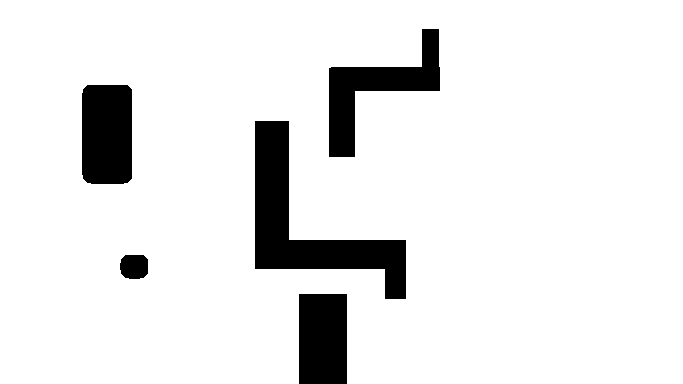
#> input picture code/RRT&RRT*/data/map6.png, 683 x 384 px
$ jupyter execute --allow-errors 'RRTstar_map6 .ipynb'
#> lines starting #> are read from the running program, lines starting #| are printed output that depends on the picture; after the words box and inside, x2 and y2 are one past the last pixel; in counts of white or black regions, pixels touching at a corner belong together
[cell 1]
import numpy as np
from matplotlib import pyplot as plt
from PIL import Image
import random
import math
import time
from Point import Point

[cell 2]
import numpy as np
import math
from matplotlib import pyplot as plt
from PIL import Image
import random
import math
import time

from Point import Point

# Load the image and convert to grayscale
image_path = "../data/map6.png"
image = Image.open(image_path).convert("L")
#> image: PIL image 683x384 L; 90.9% white; 5 black regions, box (x1, y1, x2, y2) and area: (255, 121, 406, 299) 9055, (329, 29, 440, 157) 5024, (82, 85, 132, 184) 4877, (299, 294, 347, 384) 4320, (120, 255, 148, 279) 599

# Convert image data to numpy array and normalize
grid_map = np.array(image.getdata()).reshape(image.size[1], image.size[0]) / 255

# Binarize the image: convert to binary values (0 for free space, 1 for obstacles)
threshold = 0.5  # Adjust threshold if needed
grid_map[grid_map > threshold] = 1
grid_map[grid_map <= threshold] = 0

# Invert colors to make 0 -> free and 1 -> occupied
grid_map = (grid_map * -1) + 1
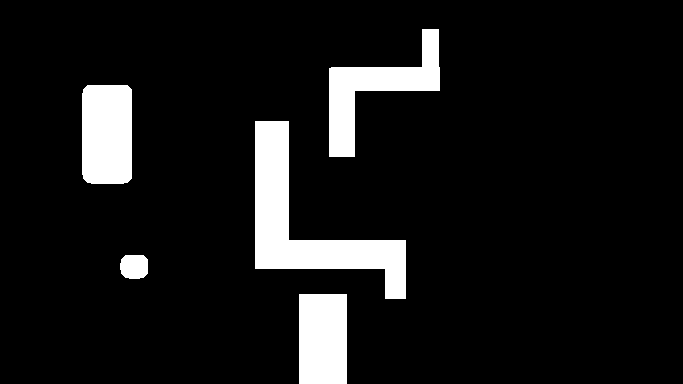
#> grid_map: shape (384, 683) float64; values 0 (black) and 1 (white), 9.1% white; 5 white regions, box (x1, y1, x2, y2) and area: (255, 121, 406, 299) 9055, (329, 29, 440, 157) 5024, (82, 85, 132, 184) 4877, (299, 294, 347, 384) 4320, (120, 255, 148, 279) 599

#> (the rest of this cell did not finish here and is left out)


$ run again, with code/RRT&RRT*/data/map4.png copied over code/RRT&RRT*/data/map6.png
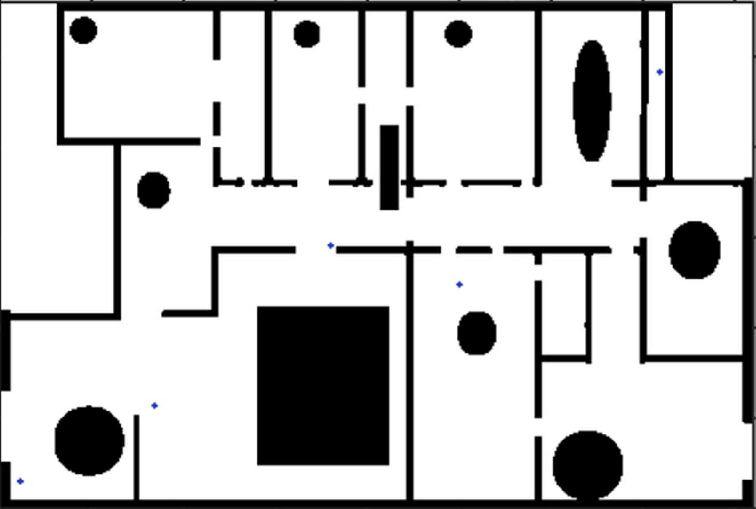
#> input picture code/RRT&RRT*/data/map4.png, 756 x 509 px
#> `grid_map[grid_map <= threshold] = 0`:
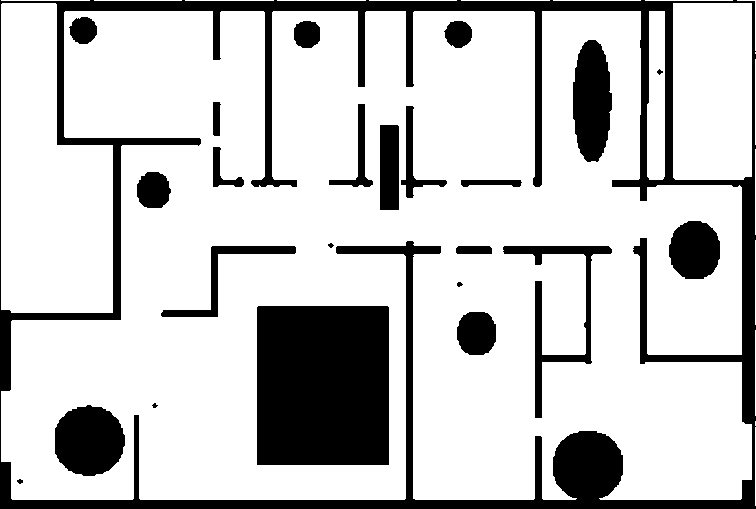
#> grid_map: shape (509, 756) float64; values 0 (black) and 1 (white), 78.2% white; 24 black regions (2 under 20 px), largest, box (x1, y1, x2, y2) and area: (0, 0, 756, 509) 39775, (257, 306, 389, 465) 20986, (55, 405, 125, 476) 3919

$ run again, with code/RRT&RRT*/data/map7.png copied over code/RRT&RRT*/data/map6.png
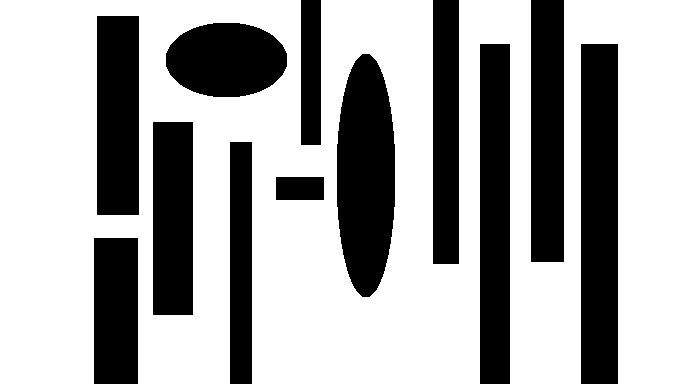
#> input picture code/RRT&RRT*/data/map7.png, 683 x 384 px
#> image: PIL image 683x384 L; 66.2% white; 12 black regions, largest, box (x1, y1, x2, y2) and area: (581, 44, 618, 384) 12580, (337, 54, 395, 297) 11281, (480, 44, 510, 384) 10200
#> `grid_map = (grid_map * -1) + 1`:
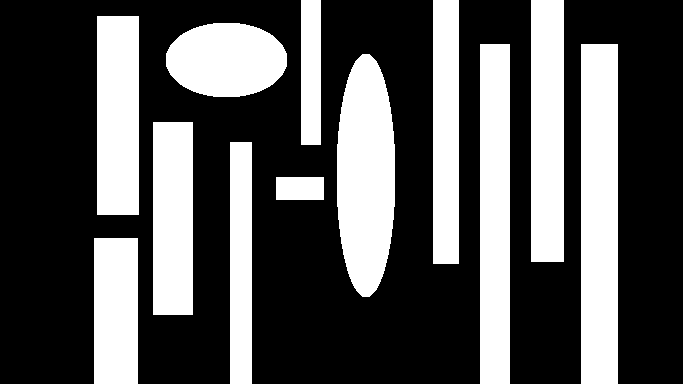
#> grid_map: shape (384, 683) float64; values 0 (black) and 1 (white), 33.8% white; 12 white regions, largest, box (x1, y1, x2, y2) and area: (581, 44, 618, 384) 12580, (337, 54, 395, 297) 11281, (480, 44, 510, 384) 10200

$ run again, with code/RRT&RRT*/data/map8.png copied over code/RRT&RRT*/data/map6.png
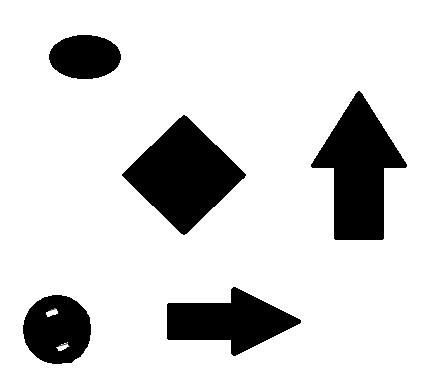
#> input picture code/RRT&RRT*/data/map8.png, 422 x 383 px
#> `grid_map = (grid_map * -1) + 1`:
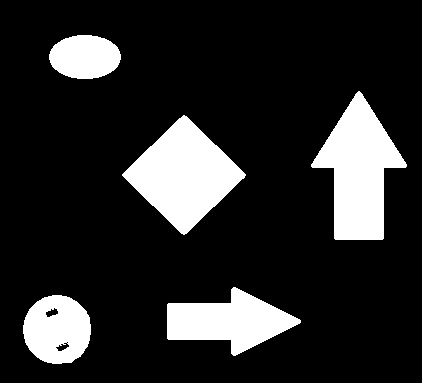
#> grid_map: shape (383, 422) float64; values 0 (black) and 1 (white), 16.3% white; 5 white regions, box (x1, y1, x2, y2) and area: (122, 115, 246, 235) 7678, (311, 91, 407, 240) 7541, (167, 287, 301, 356) 5012, (23, 295, 91, 364) 3593, (49, 35, 121, 79) 2498
